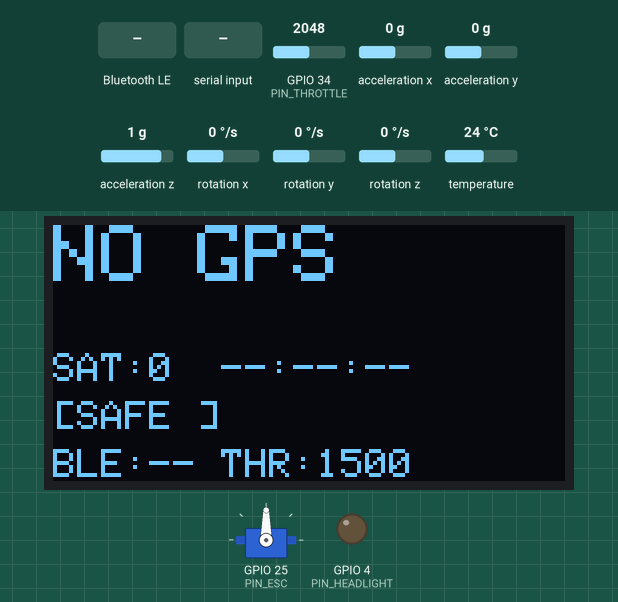
A sketch run on a simulated ESP32. Shown: servo, 128×64 one-colour display, output pins drawn as LEDs (lit = HIGH). The inputs (shaded band) are chosen by the test bench; at power-on: acceleration z 1 g, GPIO 34 (PIN_THROTTLE) = 2048, acceleration x 0 g, acceleration y 0 g, rotation x 0 °/s, rotation y 0 °/s, rotation z 0 °/s, temperature 24 °C (analog values on the 0–4095 scale). Nothing arrives over Bluetooth unless stated; a phone connects over Bluetooth LE 3 s after start; what the sketch prints to the serial monitor is not drawn.

Above: at 1.2 s.
1.3 s: Bluetooth LE write "ARM" received
At 2.4 s:
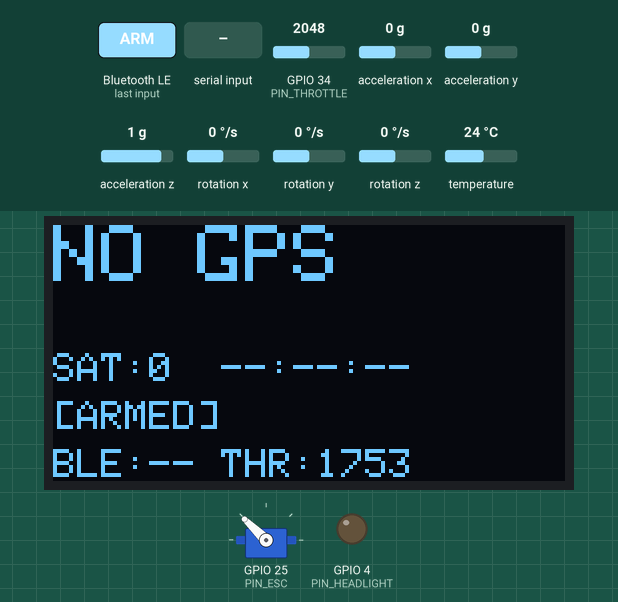
4.3 s: "LIGHT ON\n" received over Serial
At 5.6 s:
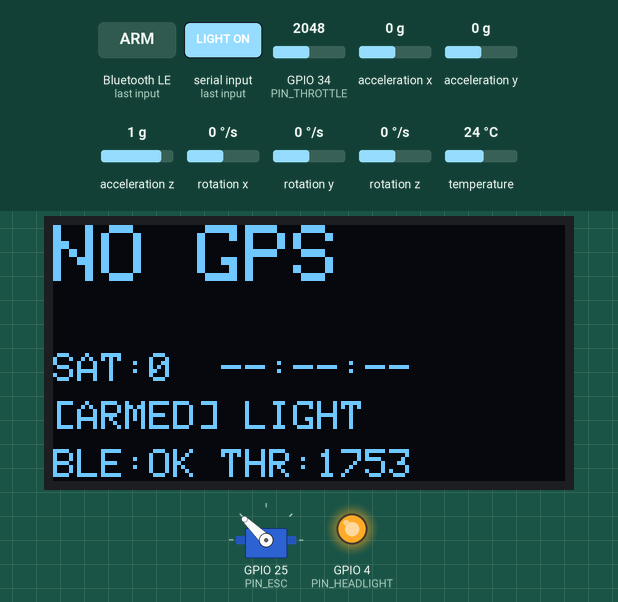
6.0 s: acceleration z set to 0.1 g
7.5 s: acceleration z set to -0.2 g
At 8.0 s:
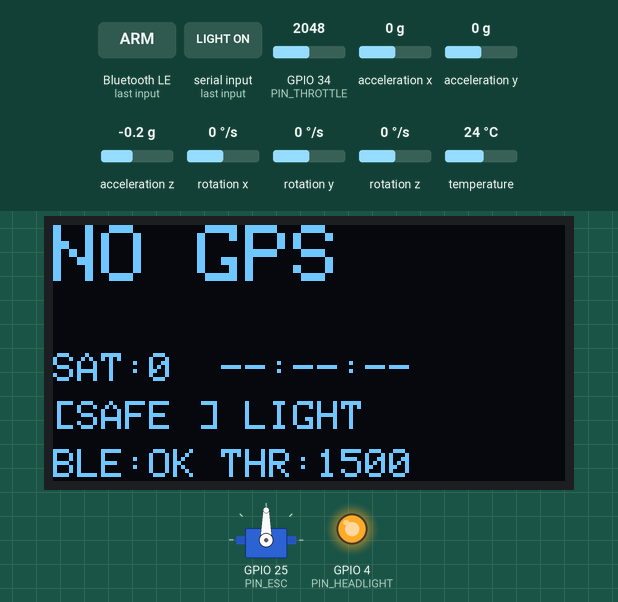
9.0 s: Bluetooth LE write "LIGHT OFF" received
At 10.5 s:
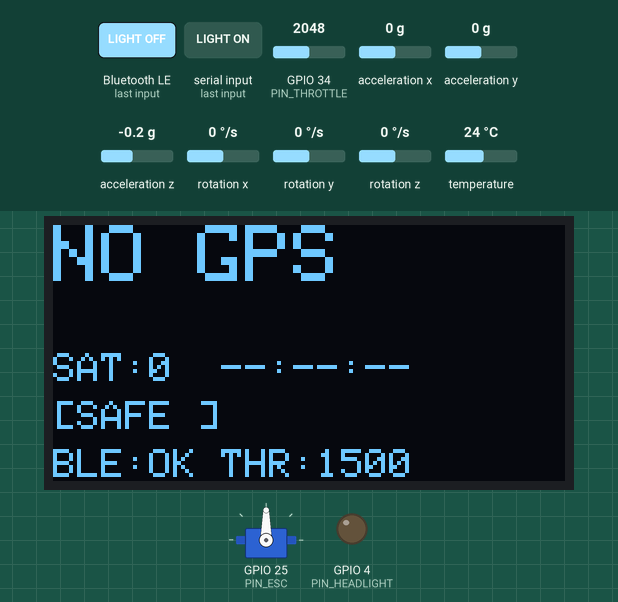
Timing chart, 0 to 12.0 s (numbered marks = the images above; inputs shaded):
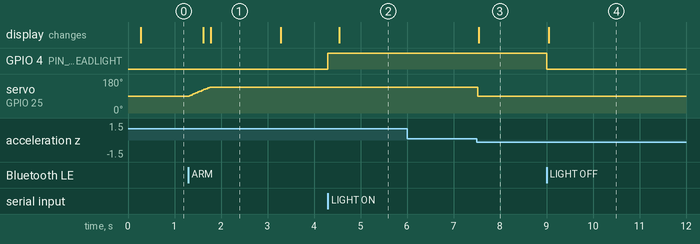

The sketch:

esp32_skateboard.ino
```cpp
#include <Wire.h>
#include <ESP32Servo.h>
#include <Adafruit_GFX.h>
#include <Adafruit_SSD1306.h>
#include <Adafruit_MPU6050.h>
#include <BLEDevice.h>
#include <BLEServer.h>
#include <BLEUtils.h>
#include <BLE2902.h>

// ------------------------- Pins -------------------------
constexpr int PIN_ESC       = 25;   // PPM out to Mini FSESC4.20
constexpr int PIN_THROTTLE  = 34;   // ADC1_CH6, input-only
constexpr int PIN_HEADLIGHT = 4;    // MOSFET gate
constexpr int PIN_SDA       = 21;
constexpr int PIN_SCL       = 22;
constexpr int PIN_NANO_RX   = 16;   // Serial2 RX  <- Nano TX
constexpr int PIN_NANO_TX   = 17;   // Serial2 TX  -> Nano RX

// ------------------------- Tuning -------------------------
// Raw ADC counts from the hall throttle AFTER the 10K/20K divider.
// 0.8V rest / 4.2V full on the sensor becomes ~0.53V / ~2.8V at the pin.
// Run once with DEBUG_THROTTLE=true, note your real min/max, put them here.
constexpr bool  DEBUG_THROTTLE   = false;
constexpr int   THR_RAW_MIN      = 700;    // raw ADC at rest      (CALIBRATE!)
constexpr int   THR_RAW_MAX      = 3300;   // raw ADC at full pull (CALIBRATE!)
constexpr int   THR_DEADBAND     = 60;     // counts of slop above rest

constexpr int   ESC_MIN_US       = 1500;   // neutral (VESC "current, no reverse")
constexpr int   ESC_MAX_US       = 2000;   // full throttle
constexpr int   ESC_NEUTRAL_US   = 1500;
// Soft-start: max microseconds of throttle change per 20ms control tick.
constexpr int   ESC_SLEW_US      = 12;

// Safety
constexpr float TILT_CUTOFF_DEG    = 65.0;  // board this far over = you fell off
constexpr uint32_t THROTTLE_TIMEOUT_MS = 250; // bad ADC / wire pull -> neutral

// ------------------------- BLE UUIDs -------------------------
#define SVC_UUID   "6e400001-b5a3-f393-e0a9-e50e24dcca9e" // NUS-style
#define RX_UUID    "6e400002-b5a3-f393-e0a9-e50e24dcca9e" // app -> board
#define TX_UUID    "6e400003-b5a3-f393-e0a9-e50e24dcca9e" // board -> app (notify)

// ------------------------- Globals -------------------------
Servo esc;
Adafruit_SSD1306 oled(128, 64, &Wire, -1);
Adafruit_MPU6050 mpu;
bool oledOK = false, mpuOK = false;

BLECharacteristic* bleTx = nullptr;
volatile bool bleConnected = false;

// State
bool  armed      = false;   // must be armed (app or auto) before ESC responds
bool  headlight  = false;
bool  logging    = false;   // Nano SD logging state (echoed back by Nano)
int   escNowUs   = ESC_NEUTRAL_US;
float tiltDeg    = 0;
uint32_t lastControlTick = 0;
uint32_t lastTelemetry   = 0;
uint32_t lastOled        = 0;

// GPS data streamed up from the Nano:  $FIX,lat,lon,kmh,alt,sats,hhmmss
struct GpsData {
  bool   valid = false;
  double lat = 0, lon = 0;
  float  kmh = 0, alt = 0;
  int    sats = 0;
  char   timeStr[10] = "--:--:--";
  uint32_t lastRx = 0;
} gps;

char nanoLine[96];
size_t nanoLen = 0;

// ------------------------- BLE callbacks -------------------------
class ServerCB : public BLEServerCallbacks {
  void onConnect(BLEServer*) override    { bleConnected = true; }
  void onDisconnect(BLEServer* s) override {
    bleConnected = false;
    // Failsafe: rider's phone dropped mid-command? Coast to neutral.
    s->getAdvertising()->start();
  }
};

void handleCommand(const String& cmd);

class RxCB : public BLECharacteristicCallbacks {
  void onWrite(BLECharacteristic* c) override {
    String v = String(c->getValue().c_str());
    v.trim();
    if (v.length()) handleCommand(v);
  }
};

// ------------------------- Setup -------------------------
void setup() {
  Serial.begin(115200);                                  // USB debug
  Serial2.begin(9600, SERIAL_8N1, PIN_NANO_RX, PIN_NANO_TX); // Nano link

  pinMode(PIN_HEADLIGHT, OUTPUT);
  digitalWrite(PIN_HEADLIGHT, LOW);

  analogReadResolution(12);
  analogSetPinAttenuation(PIN_THROTTLE, ADC_11db);       // full 0-3.3V range

  // ESC: standard 50Hz servo signal. VESC must be configured for PPM
  // ("App Settings -> PPM -> Current No Reverse") in VESC Tool.
  esc.setPeriodHertz(50);
  esc.attach(PIN_ESC, 1000, 2000);
  esc.writeMicroseconds(ESC_NEUTRAL_US);

  Wire.begin(PIN_SDA, PIN_SCL);
  oledOK = oled.begin(SSD1306_SWITCHCAPVCC, 0x3C);
  if (oledOK) {
    oled.clearDisplay();
    oled.setTextColor(SSD1306_WHITE);
    oled.setTextSize(2);
    oled.setCursor(10, 24);
    oled.print("SK8 BOOT");
    oled.display();
  }
  mpuOK = mpu.begin(0x68);
  if (mpuOK) {
    mpu.setAccelerometerRange(MPU6050_RANGE_8_G);
    mpu.setGyroRange(MPU6050_RANGE_500_DEG);
    mpu.setFilterBandwidth(MPU6050_BAND_21_HZ);
  }

  // BLE
  BLEDevice::init("SmartSk8");
  BLEServer* srv = BLEDevice::createServer();
  srv->setCallbacks(new ServerCB());
  BLEService* svc = srv->createService(SVC_UUID);
  bleTx = svc->createCharacteristic(TX_UUID, BLECharacteristic::PROPERTY_NOTIFY);
  bleTx->addDescriptor(new BLE2902());
  BLECharacteristic* rx =
      svc->createCharacteristic(RX_UUID, BLECharacteristic::PROPERTY_WRITE);
  rx->setCallbacks(new RxCB());
  svc->start();
  BLEAdvertising* adv = BLEDevice::getAdvertising();
  adv->addServiceUUID(SVC_UUID);
  adv->setScanResponse(true);
  adv->start();

  Serial.println(F("[ESP32] Smart skateboard up. Waiting for ARM."));
}

// ------------------------- Command handler -------------------------
// App -> board commands (also usable from the Arduino Serial monitor
// via USB for bench testing — type them into Serial):
//   ARM / DISARM        enable-disable the ESC output
//   LIGHT ON|OFF|TOGGLE headlight MOSFET
//   LOG START|STOP      SD ride logging on the Nano (GPX for Strava)
//   PING                replies PONG
void handleCommand(const String& cmd) {
  String c = cmd; c.toUpperCase();
  if      (c == "ARM")          { armed = true;  beepAck(); }
  else if (c == "DISARM")       { armed = false; escNowUs = ESC_NEUTRAL_US; }
  else if (c == "LIGHT ON")     { headlight = true; }
  else if (c == "LIGHT OFF")    { headlight = false; }
  else if (c == "LIGHT TOGGLE") { headlight = !headlight; }
  else if (c == "LOG START")    { Serial2.println(F("$LOG,1")); }
  else if (c == "LOG STOP")     { Serial2.println(F("$LOG,0")); }
  else if (c == "PING")         { bleNotify("PONG"); }
  digitalWrite(PIN_HEADLIGHT, headlight ? HIGH : LOW);
  Serial.print(F("[CMD] ")); Serial.println(c);
}

void bleNotify(const String& s) {
  if (bleConnected && bleTx) {
    bleTx->setValue(s.c_str());
    bleTx->notify();
  }
}

// NOTE: the buzzer on this PCB rev is wired straight across 3V3 and GND
// (BZ1 pads: 3V3 / GND — no GPIO net), so firmware can't actually drive it.
// This is a stub so the call sites are ready when you bodge it to a GPIO.
void beepAck() { /* wire BZ1 to a free GPIO (e.g. 26/27) to enable */ }

// ------------------------- Nano serial parsing -------------------------
void pollNano() {
  while (Serial2.available()) {
    char ch = (char)Serial2.read();
    if (ch == '\n' || ch == '\r') {
      if (nanoLen) { nanoLine[nanoLen] = 0; parseNanoLine(nanoLine); nanoLen = 0; }
    } else if (nanoLen < sizeof(nanoLine) - 1) {
      nanoLine[nanoLen++] = ch;
    } else nanoLen = 0; // overflow, resync
  }
}

void parseNanoLine(char* line) {
  // $FIX,lat,lon,kmh,alt,sats,hh:mm:ss   |   $NOFIX,sats   |   $LOGACK,0|1
  if (!strncmp(line, "$FIX,", 5)) {
    char* p = line + 5;
    char* tok[6]; int n = 0;
    for (char* t = strtok(p, ","); t && n < 6; t = strtok(nullptr, ",")) tok[n++] = t;
    if (n == 6) {
      gps.lat = atof(tok[0]); gps.lon = atof(tok[1]);
      gps.kmh = atof(tok[2]); gps.alt = atof(tok[3]);
      gps.sats = atoi(tok[4]);
      strncpy(gps.timeStr, tok[5], sizeof(gps.timeStr) - 1);
      gps.valid = true; gps.lastRx = millis();
    }
  } else if (!strncmp(line, "$NOFIX", 6)) {
    gps.valid = false; gps.lastRx = millis();
    char* c = strchr(line, ','); if (c) gps.sats = atoi(c + 1);
  } else if (!strncmp(line, "$LOGACK,", 8)) {
    logging = (line[8] == '1');
    bleNotify(logging ? "LOGGING ON" : "LOGGING OFF");
  }
}

// ------------------------- Control loop pieces -------------------------
int readThrottleUs() {
  // Median-of-3 to knock down ADC noise
  int a = analogRead(PIN_THROTTLE);
  int b = analogRead(PIN_THROTTLE);
  int c = analogRead(PIN_THROTTLE);
  int raw = max(min(a, b), min(max(a, b), c));

  if (DEBUG_THROTTLE) { Serial.print(F("thr raw=")); Serial.println(raw); }

  raw = constrain(raw, THR_RAW_MIN, THR_RAW_MAX);
  if (raw < THR_RAW_MIN + THR_DEADBAND) return ESC_NEUTRAL_US;
  return map(raw, THR_RAW_MIN + THR_DEADBAND, THR_RAW_MAX, ESC_MIN_US, ESC_MAX_US);
}

void updateTilt() {
  if (!mpuOK) return;
  sensors_event_t a, g, t;
  mpu.getEvent(&a, &g, &t);
  // Roll relative to gravity — big number means board is on its side/upside-down
  float ax = a.acceleration.x, ay = a.acceleration.y, az = a.acceleration.z;
  tiltDeg = degrees(acos(constrain(az / sqrt(ax*ax + ay*ay + az*az), -1.0f, 1.0f)));
}

void controlTick() {
  updateTilt();

  int target = ESC_NEUTRAL_US;
  bool tiltFault = mpuOK && (tiltDeg > TILT_CUTOFF_DEG);

  if (armed && !tiltFault) target = readThrottleUs();
  if (tiltFault && armed) { armed = false; bleNotify("TILT CUTOFF"); }

  // Slew limit for a soft launch (down = instant, up = ramped)
  if (target > escNowUs)      escNowUs = min(target, escNowUs + ESC_SLEW_US);
  else                        escNowUs = target;

  esc.writeMicroseconds(escNowUs);
}

// ------------------------- OLED + telemetry -------------------------
void drawOled() {
  if (!oledOK) return;
  oled.clearDisplay();
  oled.setTextSize(3);
  oled.setCursor(0, 0);
  if (gps.valid) { oled.print((int)gps.kmh); oled.setTextSize(2); oled.print(F("km/h")); }
  else           { oled.setTextSize(2); oled.print(F("NO GPS")); }

  oled.setTextSize(1);
  oled.setCursor(0, 32);
  oled.print(F("SAT:")); oled.print(gps.sats);
  oled.print(F("  ")); oled.print(gps.timeStr);

  oled.setCursor(0, 44);
  oled.print(armed ? F("[ARMED]") : F("[SAFE ]"));
  oled.print(headlight ? F(" LIGHT") : F("      "));
  oled.print(logging ? F(" REC")   : F("    "));

  oled.setCursor(0, 56);
  oled.print(F("BLE:")); oled.print(bleConnected ? F("OK ") : F("-- "));
  oled.print(F("THR:")); oled.print(escNowUs);
  oled.display();
}

void sendTelemetry() {
  // Board -> app, one CSV line per second:
  // T,<armed>,<light>,<log>,<kmh>,<lat>,<lon>,<sats>,<tilt>,<escUs>
  char buf[120];
  snprintf(buf, sizeof(buf), "T,%d,%d,%d,%.1f,%.6f,%.6f,%d,%.0f,%d",
           armed, headlight, logging, gps.kmh, gps.lat, gps.lon,
           gps.sats, tiltDeg, escNowUs);
  bleNotify(buf);
}

// ------------------------- Main loop -------------------------
void loop() {
  uint32_t now = millis();

  pollNano();

  // Allow bench commands over USB serial too
  if (Serial.available()) {
    String s = Serial.readStringUntil('\n');
    s.trim(); if (s.length()) handleCommand(s);
  }

  if (now - lastControlTick >= 20) {        // 50 Hz control loop
    lastControlTick = now;
    controlTick();
  }
  if (now - lastOled >= 250) { lastOled = now; drawOled(); }
  if (now - lastTelemetry >= 1000) { lastTelemetry = now; sendTelemetry(); }

  // GPS link watchdog
  if (gps.valid && now - gps.lastRx > 5000) gps.valid = false;
}
```

Measured:
- the behaviour switches between 0 and -0.1 g on acceleration z (found by bisection; images 2 and 3)
- after the input at 1.3 s, servo on GPIO 25 (PIN_ESC): moves from 90° to 136° over 0.43 s, starting at once; the display: first changes after 0.32 s (image 1 shows a later state)
- after the input at 4.3 s, GPIO 4 (PIN_HEADLIGHT): LOW → HIGH at once; the display: changes after 0.24 s (image 2)
- after the input at 6.0 s, every drawn part: stays the same
- after the input at 7.5 s, servo on GPIO 25 (PIN_ESC): 136° → 90° at once; the display: changes after 0.05 s (image 3)
- after the input at 9.0 s, GPIO 4 (PIN_HEADLIGHT): HIGH → LOW at once; the display: changes after 0.05 s (image 4)
- what the display in image 1 shows lasts 1.5 s, from 1.8 s to 3.3 s
